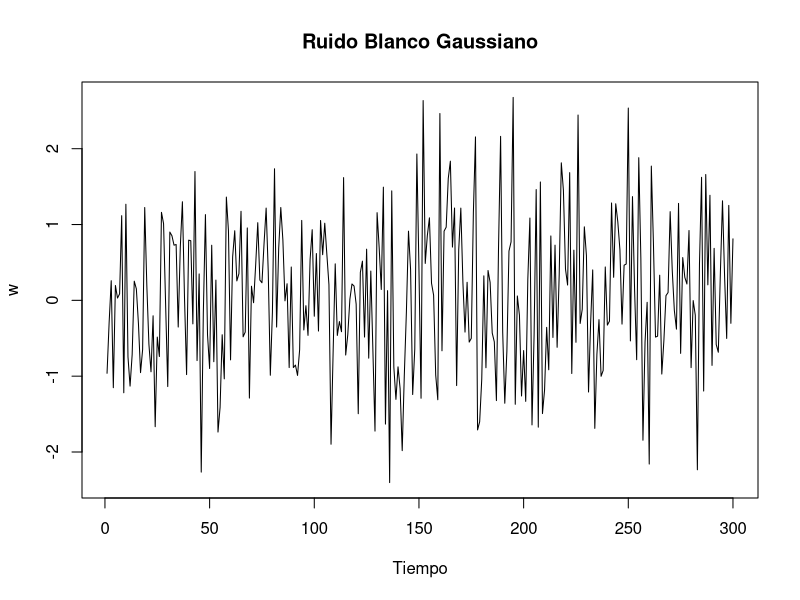
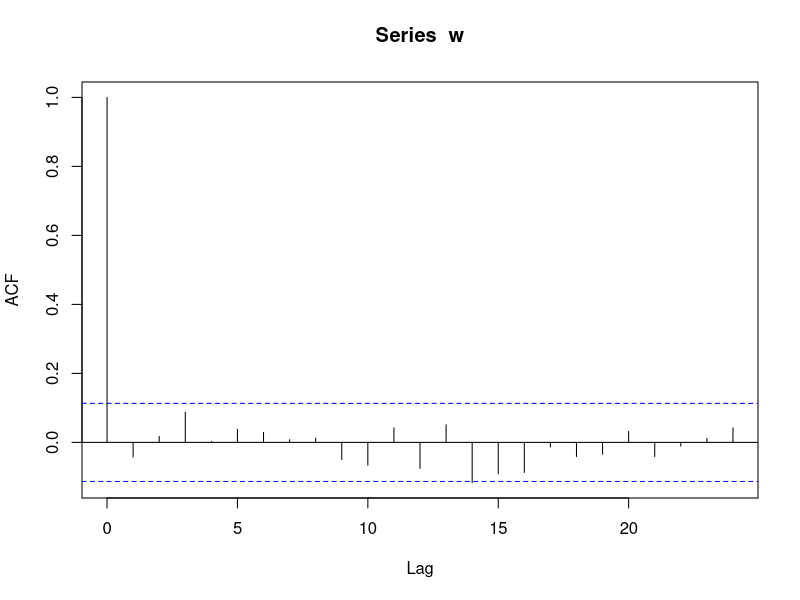
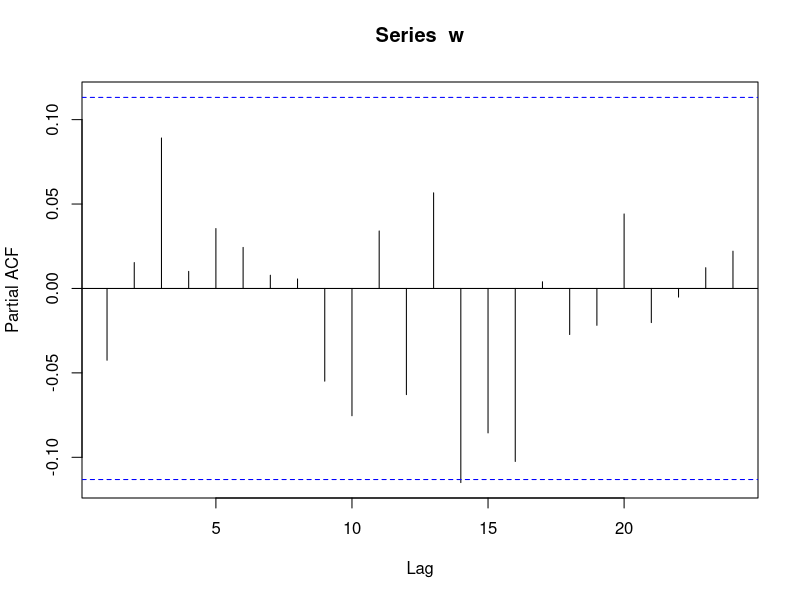
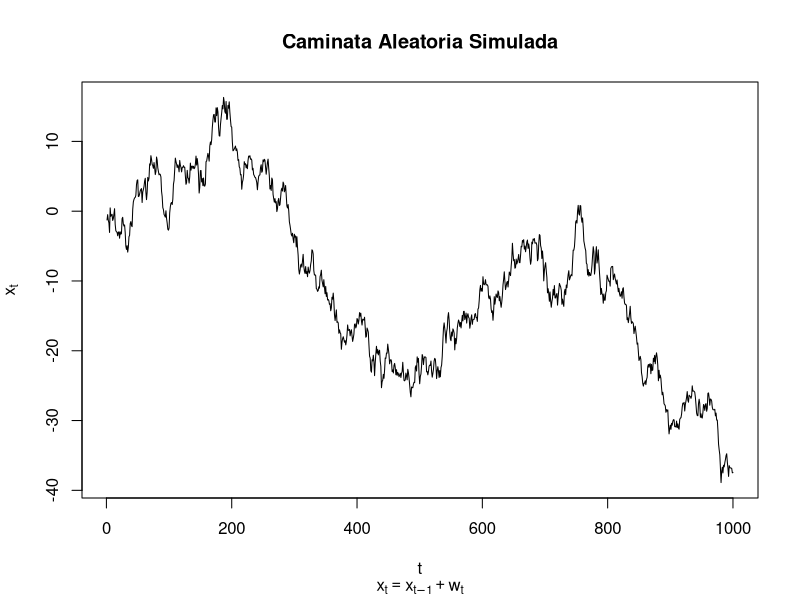
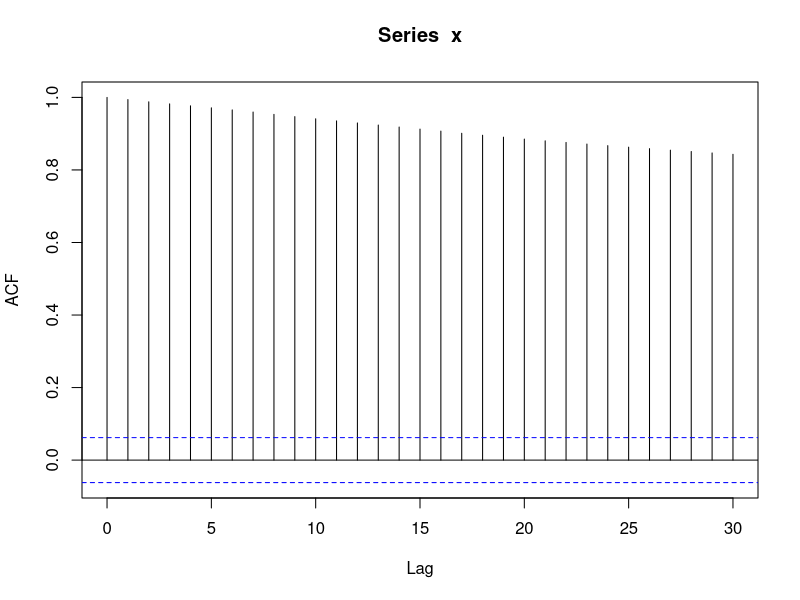
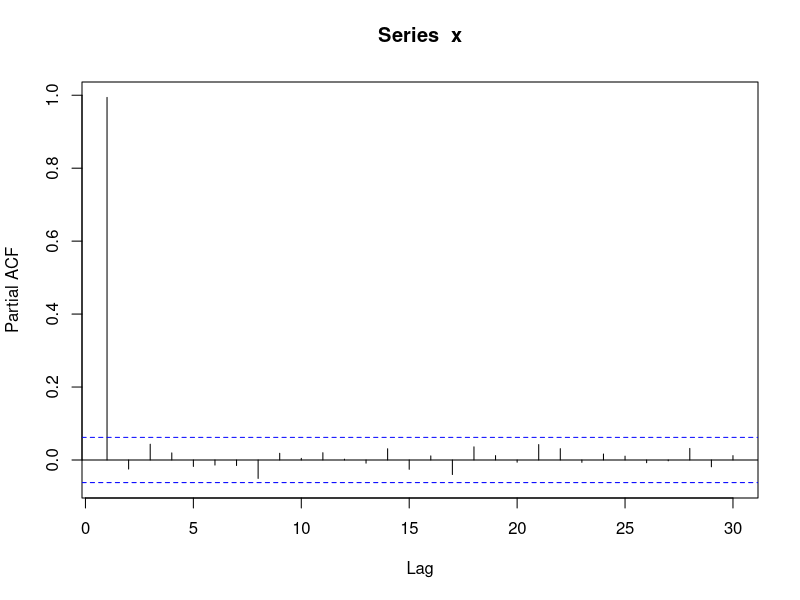
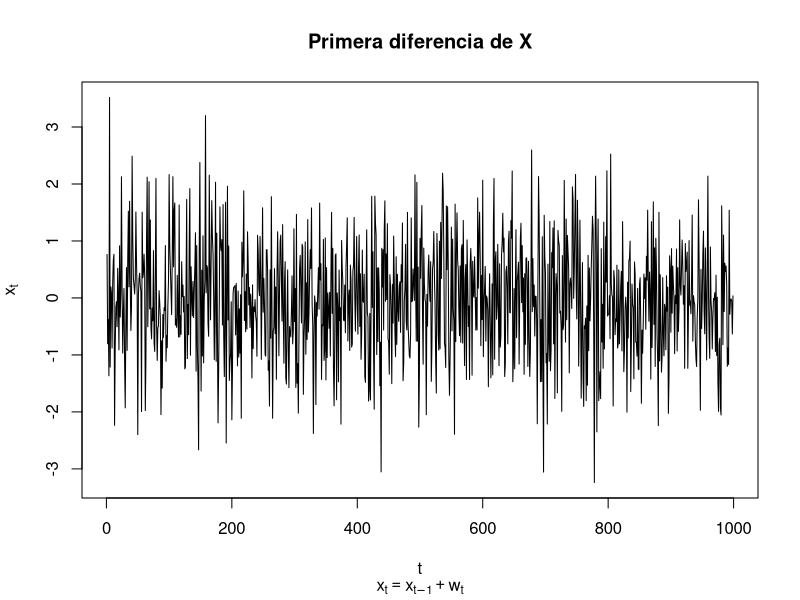
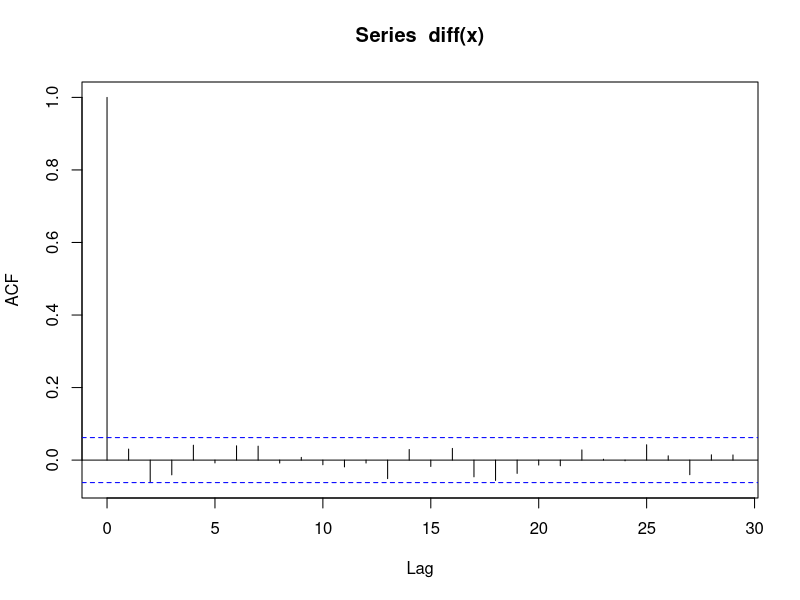

R code for these plots, in order:
## EJEMPLO 03: CAMINATA ALEATORIA Y FUNCIONES DE AUTOCORRELACIÓN
"Para poder realizar estimaciones y predicciones de series de tiempo, los modelos 
clásicos requieren que las series de tiempo sean estacionarias, es decir, que su 
promedio (valor de tendencia de largo plazo) sea constante al igual que varianza.

Para entender cómo se comporta una serie de tiempo, vamos a analizar el modelo de 
ruido blanco ~ N(0,1)"
set.seed(3)
w <- rnorm(300)
plot(w, type = "l", xlab = "")
title(main = "Ruido Blanco Gaussiano", xlab = "Tiempo")

mean(w);sd(w)

"La función de autocorrelación es una medida de la correlación entre las observaciones 
temporales separadas por k rezagos."
acf(w)

"La función de autocorrelación parcial es una medida de la correlación entre las observaciones 
temporales separadas por k rezagos, tomando en cuenta los valores de los intervalos intermedios"
pacf(w)

"En una serie de ruído blanco, la AC y la ACP no tiene valores significativos en los 
rezagos de la variable."

"Un ejemplo de serie no estacionaria es el modelo de caminada aleatoria. En este modelo
tanto el promedio como la varianza dependen fuertemente del tiempo y sus incrementos son
ruído blanco:"
x <- w <- rnorm(1000)
for(t in 2:1000) x[t] <- x[t-1] + w[t]

plot(x, type = "l", main = "Caminata Aleatoria Simulada", 
     xlab = "t", ylab = expression(x[t]), 
     sub = expression(x[t]==x[t-1]+w[t]))

"Este es el comportamiento de la gran mayoría de las series de tiempo, lo que hace 
muy complicado utilizarlas directamente para hacer estimaciones o predicción.
Veamos como se comportan sus funciones de AC y ACP:"
acf(x)
pacf(x)

"Como se observa, la función de ACP no muestra rezagos significativos, sin embargo, 
la función de AC muestra una serie de tiempo totalmente correlacionada. Para nuestra 
suerte, muchas de las variables económicas y financieras es posible convertirlas en 
estacionarias calculando la primera diferencia; es decir, el cambio entre un periodo 
en el tiempo y otro:"

plot(diff(x), type = "l", main = "Primera diferencia de X", 
     xlab = "t", ylab = expression(x[t]), 
     sub = expression(x[t]==x[t-1]+w[t]))

acf(diff(x))
pacf(diff(x))
